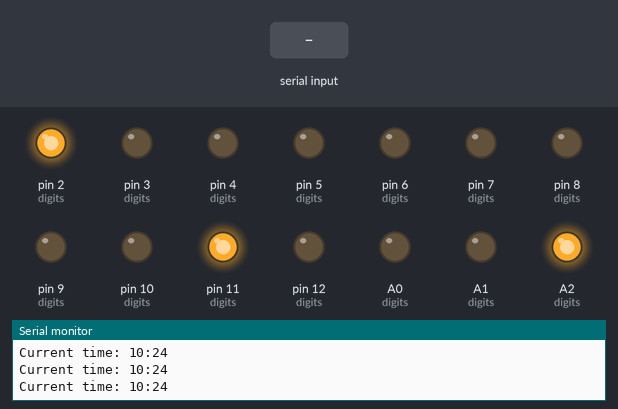
A sketch run on a simulated Arduino Uno, built with avr-gcc and run on an emulated ATmega328P. Shown: output pins drawn as LEDs (lit = HIGH), the last lines printed to the serial monitor. Inputs (shaded band) come from the test bench. The local clock reads 2024-03-15 10:24:30 at power-on unless the sketch sets it.

Above: at 1.2 s.
1.3 s: "90,45\n" received over Serial
At 2.6 s:
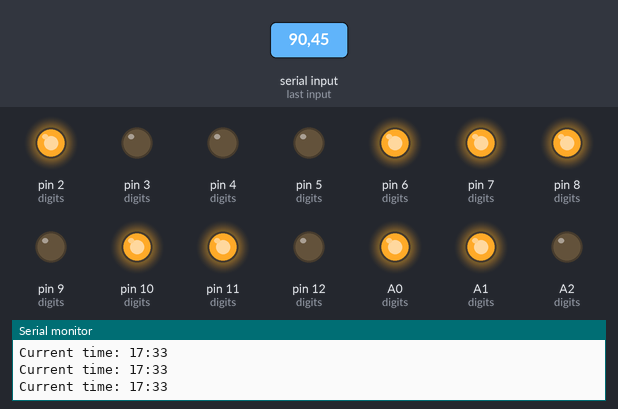
3.8 s: "30,150\n" received over Serial
At 5.6 s:
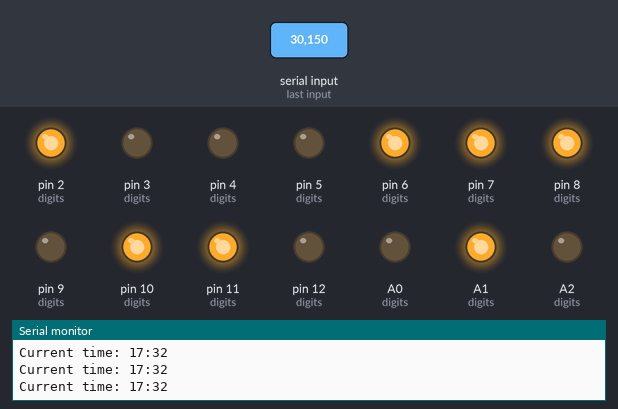
6.3 s: "3\n" received over Serial
At 8.5 s:
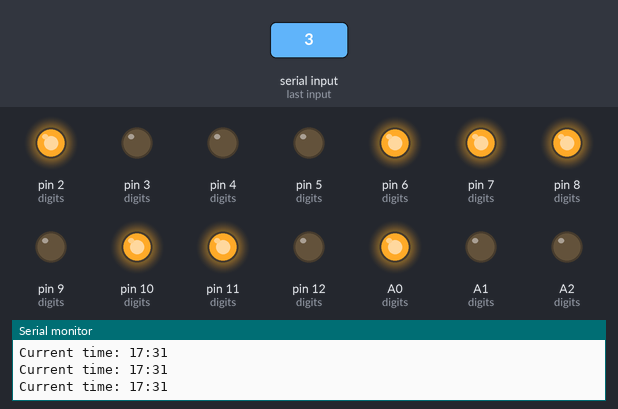
8.8 s: "200\n" received over Serial
At 10.3 s:
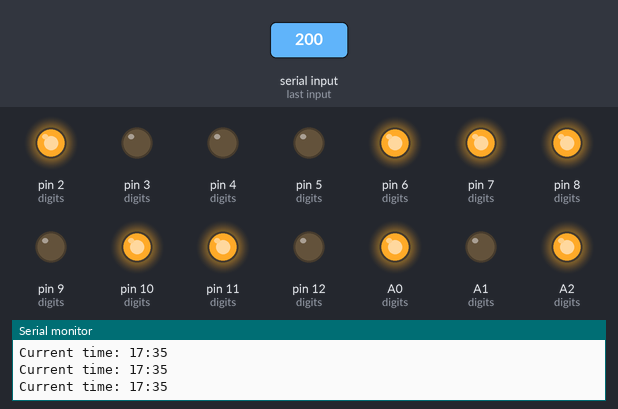
Timing chart, 0 to 11.8 s (numbered marks = the images above; inputs shaded):
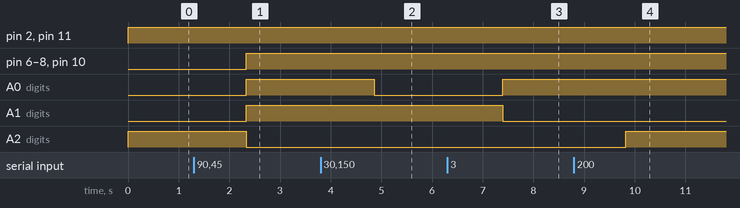

Measured:
- after the input at 1.3 s, pin 6 (digits), pin 7 (digits), pin 8 (digits), pin 10 (digits), A0 (digits), A1 (digits): LOW → HIGH after 1.0 s; A2 (digits): HIGH → LOW after 1.0 s
- after the input at 3.8 s, A0 (digits): HIGH → LOW after 1.1 s
- after the input at 6.3 s, A0 (digits): LOW → HIGH after 1.1 s; A1 (digits): HIGH → LOW after 1.1 s
- after the input at 8.8 s, A2 (digits): LOW → HIGH after 1.0 s

The sketch:

NixieClock.ino
```cpp
#define QA1 2
#define QB1 3
#define QC1 4
#define QD1 5
#define QA2 6
#define QB2 7
#define QC2 8
#define QD2 9
#define QA3 10
#define QB3 11
#define QC3 12
#define QD3 13
#define QA4 A0
#define QB4 A1
#define QC4 A2
#define QD4 A3

#include <Wire.h>
#include "RTClib.h"
#include <String.h>
RTC_DS1307 rtc;

unsigned int digits[4][4] = {{QA1,QB1,QC1,QD1}, {QA2,QB2,QC2,QD2}, {QA3,QB3,QC3,QD3}, {QA4,QB4,QC4,QD4}};

int current_hour;
int current_minute;
int current_second;

void setup() {
  Serial.begin(9600);
  Serial.println(__TIME__);

  if (! rtc.begin())
  {
    Serial.println("Couldn't find RTC");
    while (1);
  }
  if (! rtc.isrunning())
  {
    Serial.println("RTC is NOT running!");
    //rtc.adjust(DateTime(F(__DATE__), F(__TIME__)));
  }


  for(int i = 0; i < 4; i++)
  {
  pinMode(digits[i][0], OUTPUT);
  pinMode(digits[i][1], OUTPUT);
  pinMode(digits[i][2], OUTPUT);
  pinMode(digits[i][3], OUTPUT);
  }

  current_hour = 0;
  current_minute = 0;
}

void loop() {
  if (Serial.available() > 0) {
    String time = Serial.readString();
    Serial.println("Read string");
    rtc.adjust(DateTime(time.toInt()));
  }


  DateTime now = rtc.now();
  current_hour = now.hour();
  current_minute = now.minute();
  writenumber(current_hour/10, 0);
  writenumber(current_hour % 10, 1);
  writenumber(current_minute/10, 2);
  writenumber(current_minute%10, 3);
  Serial.print("Current time: ");
  Serial.print(current_hour);
  Serial.print(":");
  Serial.println(current_minute);
  delay(100);
}

void writenumber(unsigned int number, unsigned int digit)
{
  digitalWrite(digits[digit][0], number & (1 << 0));
  digitalWrite(digits[digit][1], number & (1 << 1));
  digitalWrite(digits[digit][2], number & (1 << 2));
  digitalWrite(digits[digit][3], number & (1 << 3));
}

void scrolldown(unsigned int number, unsigned int digit)
{
  if (digit == 3)
  {
    Serial.println("Counting down last digit...");
    while(number != -1)
    {
      writenumber(number, digit);
      number--;
      delay(20);
    }
  }
  if (digit == 2)
  {
    Serial.println("Counting down third digit...");
    while(number != 0)
    {
      scrolldown(9, 3);
      number--;
      writenumber(number, digit);
      writenumber(9, 3);
      //delay(20);
    }
    scrolldown(9, 3);
  }
  if (digit == 1)
  {
    while(number != 0)
    {
      scrolldown(6, 2);
      number--;
      writenumber(number, digit);
      //delay(20);
    }
  }
  if (digit == 0)
  {
    while(number != 0)
    {
      scrolldown(4, 1);
      number--;
      writenumber(number, digit);
      //delay(20);
    }
  }
}
```
